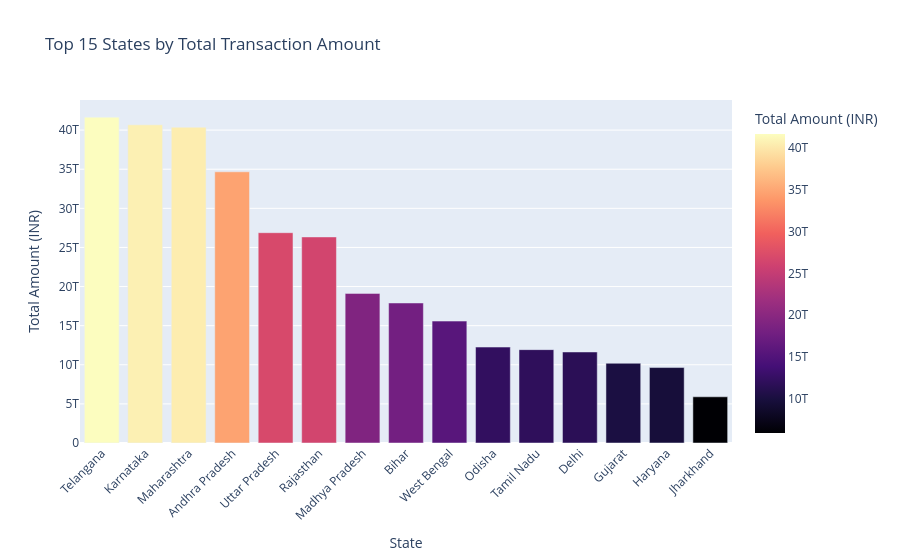

This figure's notebook cell:
### Markdown cell above
#### Chart - 7: Top States by Total Transaction Amount

### Code cell
# Chart - 7 visualization code
# Bivariate Analysis: State vs Transaction Amount
df_state_amt = df_agg_trans.groupby('State')['Amount'].sum().reset_index()
df_state_amt = df_state_amt.sort_values(by='Amount', ascending=False).head(15)

fig7 = px.bar(df_state_amt, x='State', y='Amount', 
             title='Top 15 States by Total Transaction Amount',
             labels={'Amount': 'Total Amount (INR)', 'State': 'State'},
             color='Amount', color_continuous_scale='Magma')
fig7.update_layout(xaxis_tickangle=-45)
fig7.show()

### Figure 1 — Plotly figure (JSON) as saved in the notebook; plotly's stock layout.template omitted (floating-point values rounded to 4 significant figures)
{"data": [{"hovertemplate": "State=%{x}<br>Total Amount (INR)=%{marker.color}<extra></extra>", "legendgroup": "", "marker": {"color": [41660000000000.0, 40680000000000.0, 40370000000000.0, 34670000000000.0, 26890000000000.0, 26340000000000.0, 19130000000000.0, 17900000000000.0, 15580000000000.0, 12260000000000.0, 11940000000000.0, 11640000000000.0, 10190000000000.0, 9645000000000.0, 5907000000000.0], "coloraxis": "coloraxis", "pattern": {"shape": ""}}, "name": "", "orientation": "v", "showlegend": false, "textposition": "auto", "type": "bar", "x": ["Telangana", "Karnataka", "Maharashtra", "Andhra Pradesh", "Uttar Pradesh", "Rajasthan", "Madhya Pradesh", "Bihar", "West Bengal", "Odisha", "Tamil Nadu", "Delhi", "Gujarat", "Haryana", "Jharkhand"], "xaxis": "x", "y": [41660000000000.0, 40680000000000.0, 40370000000000.0, 34670000000000.0, 26890000000000.0, 26340000000000.0, 19130000000000.0, 17900000000000.0, 15580000000000.0, 12260000000000.0, 11940000000000.0, 11640000000000.0, 10190000000000.0, 9645000000000.0, 5907000000000.0], "yaxis": "y"}], "layout": {"barmode": "relative", "coloraxis": {"colorbar": {"title": {"text": "Total Amount (INR)"}}, "colorscale": [[0, "#000004"], [0.1111, "#180f3d"], [0.2222, "#440f76"], [0.3333, "#721f81"], [0.4444, "#9e2f7f"], [0.5556, "#cd4071"], [0.6667, "#f1605d"], [0.7778, "#fd9668"], [0.8889, "#feca8d"], [1, "#fcfdbf"]]}, "legend": {"tracegroupgap": 0}, "title": {"text": "Top 15 States by Total Transaction Amount"}, "xaxis": {"anchor": "y", "domain": [0, 1], "tickangle": -45, "title": {"text": "State"}}, "yaxis": {"anchor": "x", "domain": [0, 1], "title": {"text": "Total Amount (INR)"}}}}
